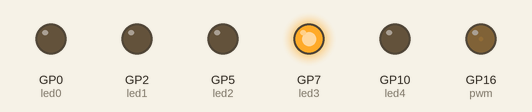
The program below on a simulated Raspberry Pi Pico running MicroPython. On the bench: output pins drawn as LEDs (lit = HIGH). Threads take turns every 2 ms.

Above: at 0.15 s.
At 5.56 s:
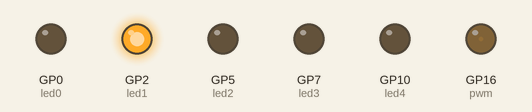
At 10.68 s:
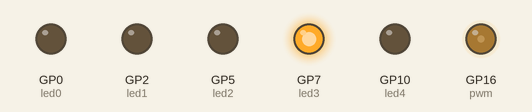
Timing chart, 0 to 10.6 s (numbered marks = the images above):
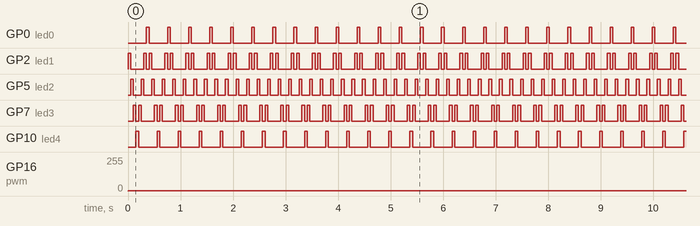

Measured:
- by itself, GP0 (led0), GP10 (led4): alternates HIGH for 0.05 s and LOW for 0.35 s
- by itself, GP2 (led1): repeats every 0.40 s: LOW 0.25 s, HIGH 0.05 s, LOW 0.05 s, HIGH 0.05 s
- by itself, GP5 (led2): alternates HIGH for 0.05 s and LOW for 0.15 s
- by itself, GP7 (led3): repeats every 0.40 s: LOW 0.05 s, HIGH 0.05 s, LOW 0.25 s, HIGH 0.05 s
- by itself, GP16 (pwm): 0/255 → 1/255 at 0.00 s

The program:

MultiThreadingZero.py
```python
import _thread
from machine import Pin, PWM
from time import sleep

def altThread():

    from machine import Pin

    ledindex = 0
    direction = True
    sleeptime = 0.05

    # Register LED pins
    led0 = Pin(0,Pin.OUT)
    led1 = Pin(2,Pin.OUT)
    led2 = Pin(5,Pin.OUT)
    led3 = Pin(7,Pin.OUT)
    led4 = Pin(10,Pin.OUT)

    while True:

        # Rotate
        if direction:
            ledindex += 1
        else:
            ledindex -= 1
        if ledindex == 0 or ledindex == 4:
            direction = not direction

        # Update LED Array
        led0.high() if ledindex == 0 else led0.low()
        led1.high() if ledindex == 1 else led1.low()
        led2.high() if ledindex == 2 else led2.low()
        led3.high() if ledindex == 3 else led3.low()
        led4.high() if ledindex == 4 else led4.low()

        # Cycle timer
        sleep(0.05)

_thread.start_new_thread(altThread,())

pwm = PWM(Pin(16))
pwm.freq(1000)

# Fade the LED in and out a few times.
duty = 0
direction = 1

while True:
    duty += direction
    if duty > 255:
        duty = 255
        direction = -1
    elif duty < 0:
        duty = 0
        direction = 1

    pwm.duty_u16(duty * duty)
    sleep(0.001)
```
